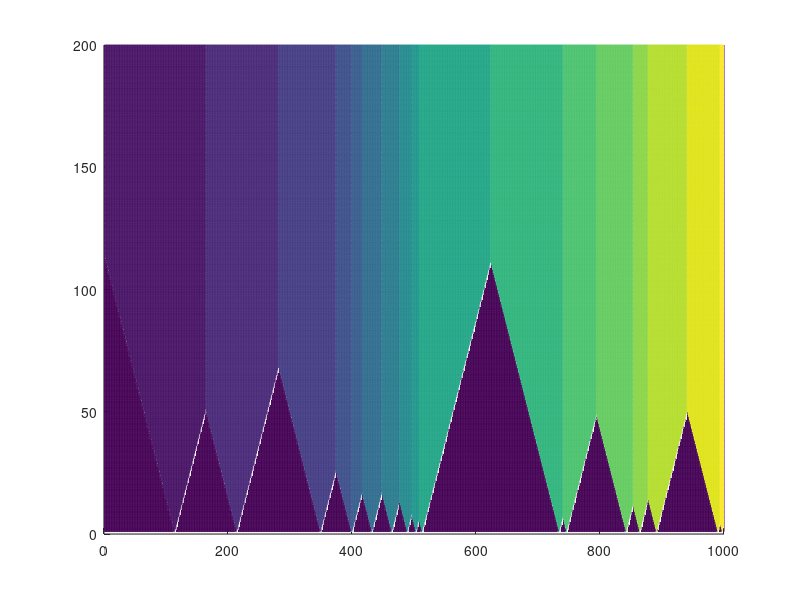

The MATLAB script that drew this image:
% CA for 1D with probablistic nucleation and multiple grains

clear all
clc

n = 1000;
steps = 200;
p_nucl = 0.01;

cell = zeros(n,1);
cell1 = zeros(n,1);

grain = zeros(steps,n);

r = rand(n,1);
r1 = n*r + 1;

n1 = n - n*p_nucl;

k = 0;

for i = 1:n
      
    if r1(i,1) >= n1
        
        k = k + 1;
        
        cell(i,1) = 1;
               
        grain(1,i) = k;
        
    end 
    
end

mesh(grain);
view(2);
pause(0);

for i = 2:steps
    
    for j = 2:n-1
        
        left = cell(j-1,1);
        center = cell(j,1);
        right = cell(j+1,1);
        
        if (center == 1) 
            
            cell1(j,1) = 1;
            
            grain(i,j) = grain(i-1,j);        
        
        elseif (left == 0) && (right == 0)
            
            cell1(j,1) = 0;
            
            grain(i,j) = 0;
                       
        elseif (left == 1) 
            
            cell1(j,1) = 1;        
            
            grain(i,j) = grain(i-1,j-1);
            
        elseif (right == 1)
            
            cell1(j,1) = 1;
            
            grain(i,j) = grain(i-1,j+1);    
      
        end
             
    end
    
    cell = cell1;
   
mesh(grain);
view(2);
pause(0); 
end
       
        
        
        
